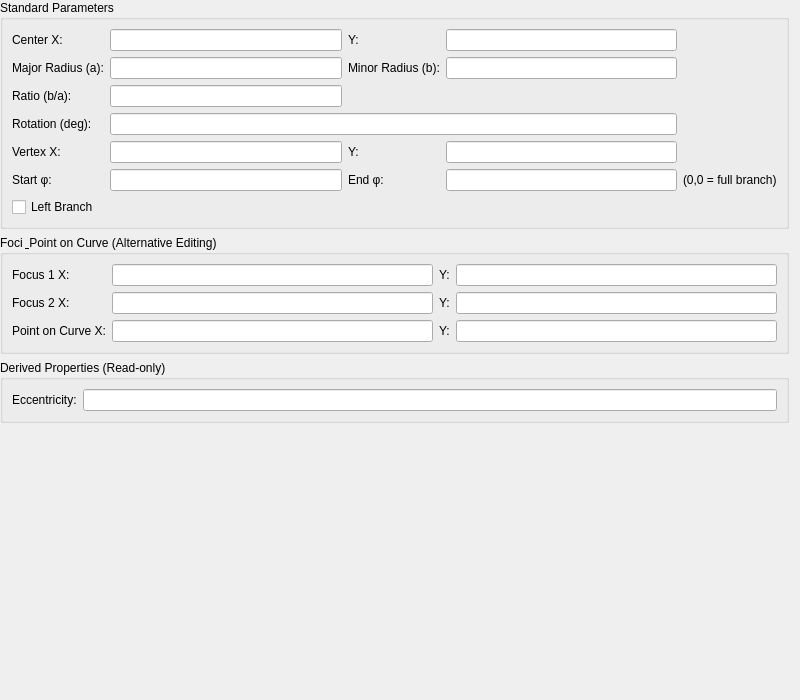
<?xml version="1.0" encoding="UTF-8"?>
<ui version="4.0">
 <class>LC_HyperbolaPropertiesEditingWidget</class>
 <widget class="QWidget" name="LC_HyperbolaPropertiesEditingWidget">
  <property name="geometry">
   <rect>
    <x>0</x>
    <y>0</y>
    <width>800</width>
    <height>700</height>
   </rect>
  </property>
  <property name="windowTitle">
   <string>Hyperbola Properties</string>
  </property>
  <layout class="QVBoxLayout" name="verticalLayout">
   <property name="leftMargin">
    <number>0</number>
   </property>
   <property name="topMargin">
    <number>0</number>
   </property>
   <property name="bottomMargin">
    <number>0</number>
   </property>
   <item>
    <widget class="QGroupBox" name="groupParams">
     <property name="title">
      <string>Standard Parameters</string>
     </property>
     <layout class="QGridLayout" name="gridParams">
      <item row="0" column="0">
       <widget class="QLabel" name="label">
        <property name="text">
         <string>Center X:</string>
        </property>
       </widget>
      </item>
      <item row="0" column="1">
       <widget class="QLineEdit" name="leCenterX"/>
      </item>
      <item row="0" column="2">
       <widget class="QLabel" name="label">
        <property name="text">
         <string>Y:</string>
        </property>
       </widget>
      </item>
      <item row="0" column="3">
       <widget class="QLineEdit" name="leCenterY"/>
      </item>
      <item row="1" column="0">
       <widget class="QLabel" name="label">
        <property name="text">
         <string>Major Radius (a):</string>
        </property>
       </widget>
      </item>
      <item row="1" column="1">
       <widget class="QLineEdit" name="leMajorRadius"/>
      </item>
      <item row="1" column="2">
       <widget class="QLabel" name="label">
        <property name="text">
         <string>Minor Radius (b):</string>
        </property>
       </widget>
      </item>
      <item row="1" column="3">
       <widget class="QLineEdit" name="leMinorRadius"/>
      </item>
      <item row="2" column="0">
       <widget class="QLabel" name="label">
        <property name="text">
         <string>Ratio (b/a):</string>
        </property>
       </widget>
      </item>
      <item row="2" column="1">
       <widget class="QLineEdit" name="leRatio"/>
      </item>
      <item row="3" column="0">
       <widget class="QLabel" name="label">
        <property name="text">
         <string>Rotation (deg):</string>
        </property>
       </widget>
      </item>
      <item row="3" column="1" colspan="3">
       <widget class="QLineEdit" name="leAngle"/>
      </item>
      <item row="4" column="0">
       <widget class="QLabel" name="label">
        <property name="text">
         <string>Vertex X:</string>
        </property>
       </widget>
      </item>
      <item row="4" column="1">
       <widget class="QLineEdit" name="leVertexX">
        <property name="readOnly">
         <bool>true</bool>
        </property>
       </widget>
      </item>
      <item row="4" column="2">
       <widget class="QLabel" name="label">
        <property name="text">
         <string>Y:</string>
        </property>
       </widget>
      </item>
      <item row="4" column="3">
       <widget class="QLineEdit" name="leVertexY">
        <property name="readOnly">
         <bool>true</bool>
        </property>
       </widget>
      </item>
      <item row="5" column="0">
       <widget class="QLabel" name="label">
        <property name="text">
         <string>Start φ:</string>
        </property>
       </widget>
      </item>
      <item row="5" column="1">
       <widget class="QLineEdit" name="leAngle1"/>
      </item>
      <item row="5" column="2">
       <widget class="QLabel" name="label">
        <property name="text">
         <string>End φ:</string>
        </property>
       </widget>
      </item>
      <item row="5" column="3">
       <widget class="QLineEdit" name="leAngle2"/>
      </item>
      <item row="5" column="4">
       <widget class="QLabel" name="label">
        <property name="text">
         <string>(0,0 = full branch)</string>
        </property>
       </widget>
      </item>
      <item row="6" column="0" colspan="4">
       <widget class="QCheckBox" name="cbReversed">
        <property name="text">
         <string>Left Branch</string>
        </property>
       </widget>
      </item>
     </layout>
    </widget>
   </item>
   <item>
    <widget class="QGroupBox" name="groupFoci">
     <property name="title">
      <string>Foci &amp; Point on Curve (Alternative Editing)</string>
     </property>
     <layout class="QGridLayout" name="gridFoci">
      <item row="0" column="0">
       <widget class="QLabel" name="label">
        <property name="text">
         <string>Focus 1 X:</string>
        </property>
       </widget>
      </item>
      <item row="0" column="1">
       <widget class="QLineEdit" name="leFocus1X"/>
      </item>
      <item row="0" column="2">
       <widget class="QLabel" name="label">
        <property name="text">
         <string>Y:</string>
        </property>
       </widget>
      </item>
      <item row="0" column="3">
       <widget class="QLineEdit" name="leFocus1Y"/>
      </item>
      <item row="1" column="0">
       <widget class="QLabel" name="label">
        <property name="text">
         <string>Focus 2 X:</string>
        </property>
       </widget>
      </item>
      <item row="1" column="1">
       <widget class="QLineEdit" name="leFocus2X"/>
      </item>
      <item row="1" column="2">
       <widget class="QLabel" name="label">
        <property name="text">
         <string>Y:</string>
        </property>
       </widget>
      </item>
      <item row="1" column="3">
       <widget class="QLineEdit" name="leFocus2Y"/>
      </item>
      <item row="2" column="0">
       <widget class="QLabel" name="label">
        <property name="text">
         <string>Point on Curve X:</string>
        </property>
       </widget>
      </item>
      <item row="2" column="1">
       <widget class="QLineEdit" name="leStartX"/>
      </item>
      <item row="2" column="2">
       <widget class="QLabel" name="label">
        <property name="text">
         <string>Y:</string>
        </property>
       </widget>
      </item>
      <item row="2" column="3">
       <widget class="QLineEdit" name="leStartY"/>
      </item>
     </layout>
    </widget>
   </item>
   <item>
    <widget class="QGroupBox" name="groupDerived">
     <property name="title">
      <string>Derived Properties (Read-only)</string>
     </property>
     <layout class="QGridLayout" name="gridDerived">
      <item row="0" column="0">
       <widget class="QLabel" name="label">
        <property name="text">
         <string>Eccentricity:</string>
        </property>
       </widget>
      </item>
      <item row="0" column="1">
       <widget class="QLineEdit" name="leEccentricity">
        <property name="readOnly">
         <bool>true</bool>
        </property>
       </widget>
      </item>
     </layout>
    </widget>
   </item>
   <item>
    <spacer name="verticalSpacer">
     <property name="orientation">
      <enum>Qt::Vertical</enum>
     </property>
     <property name="sizeHint" stdset="0">
      <size>
       <width>20</width>
       <height>40</height>
      </size>
     </property>
    </spacer>
   </item>
  </layout>
 </widget>
 <resources/>
 <connections/>
</ui>
